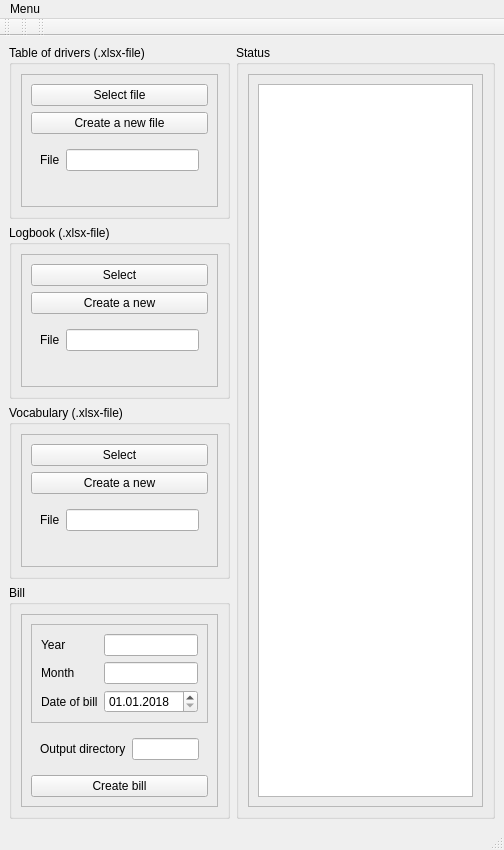
<?xml version="1.0" encoding="UTF-8"?>
<ui version="4.0">
 <class>MainWindow</class>
 <widget class="QMainWindow" name="MainWindow">
  <property name="geometry">
   <rect>
    <x>0</x>
    <y>0</y>
    <width>504</width>
    <height>850</height>
   </rect>
  </property>
  <property name="windowTitle">
   <string>MainWindow</string>
  </property>
  <widget class="QWidget" name="centralwidget">
   <layout class="QGridLayout" name="gridLayout_3">
    <item row="3" column="0">
     <widget class="QGroupBox" name="bill_box">
      <property name="title">
       <string>Bill</string>
      </property>
      <layout class="QHBoxLayout" name="horizontalLayout_2">
       <item>
        <widget class="QFrame" name="bill_frame">
         <property name="frameShape">
          <enum>QFrame::StyledPanel</enum>
         </property>
         <property name="frameShadow">
          <enum>QFrame::Raised</enum>
         </property>
         <layout class="QVBoxLayout" name="verticalLayout_2">
          <item>
           <widget class="QFrame" name="bill_frame_upper">
            <property name="frameShape">
             <enum>QFrame::StyledPanel</enum>
            </property>
            <property name="frameShadow">
             <enum>QFrame::Raised</enum>
            </property>
            <layout class="QFormLayout" name="formLayout">
             <item row="0" column="0">
              <widget class="QLabel" name="bill_year_label">
               <property name="text">
                <string>Year</string>
               </property>
              </widget>
             </item>
             <item row="0" column="1">
              <widget class="QLineEdit" name="bill_year_edit"/>
             </item>
             <item row="1" column="0">
              <widget class="QLabel" name="bill_month_label">
               <property name="text">
                <string>Month</string>
               </property>
              </widget>
             </item>
             <item row="1" column="1">
              <widget class="QLineEdit" name="bill_month_edit"/>
             </item>
             <item row="2" column="0">
              <widget class="QLabel" name="bill_date_label">
               <property name="text">
                <string>Date of bill</string>
               </property>
              </widget>
             </item>
             <item row="2" column="1">
              <widget class="QDateEdit" name="bill_date_edit">
               <property name="displayFormat">
                <string>dd.MM.yyyy</string>
               </property>
               <property name="date">
                <date>
                 <year>2018</year>
                 <month>1</month>
                 <day>1</day>
                </date>
               </property>
              </widget>
             </item>
            </layout>
           </widget>
          </item>
          <item>
           <widget class="QWidget" name="bill_out_widget" native="true">
            <layout class="QFormLayout" name="formLayout_5">
             <item row="0" column="0">
              <widget class="QLabel" name="bill_out_label">
               <property name="text">
                <string>Output directory</string>
               </property>
              </widget>
             </item>
             <item row="0" column="1">
              <widget class="QLineEdit" name="bill_out_edit"/>
             </item>
            </layout>
           </widget>
          </item>
          <item>
           <widget class="QPushButton" name="bill_create_button">
            <property name="text">
             <string>Create bill</string>
            </property>
           </widget>
          </item>
         </layout>
        </widget>
       </item>
      </layout>
     </widget>
    </item>
    <item row="0" column="2" rowspan="4">
     <widget class="QGroupBox" name="status_box">
      <property name="title">
       <string>Status</string>
      </property>
      <layout class="QHBoxLayout" name="horizontalLayout">
       <item>
        <widget class="QFrame" name="status_frame">
         <property name="frameShape">
          <enum>QFrame::StyledPanel</enum>
         </property>
         <property name="frameShadow">
          <enum>QFrame::Raised</enum>
         </property>
         <layout class="QHBoxLayout" name="horizontalLayout_4">
          <item>
           <widget class="QPlainTextEdit" name="plainTextEdit">
            <property name="readOnly">
             <bool>true</bool>
            </property>
           </widget>
          </item>
         </layout>
        </widget>
       </item>
      </layout>
     </widget>
    </item>
    <item row="0" column="0">
     <widget class="QGroupBox" name="table_box">
      <property name="title">
       <string>Table of drivers (.xlsx-file)</string>
      </property>
      <layout class="QGridLayout" name="gridLayout_2">
       <item row="0" column="0">
        <widget class="QFrame" name="table_frame">
         <property name="frameShape">
          <enum>QFrame::StyledPanel</enum>
         </property>
         <property name="frameShadow">
          <enum>QFrame::Raised</enum>
         </property>
         <layout class="QVBoxLayout" name="verticalLayout_3">
          <item>
           <widget class="QPushButton" name="table_select_button">
            <property name="text">
             <string>Select file</string>
            </property>
           </widget>
          </item>
          <item>
           <widget class="QPushButton" name="table_new_button">
            <property name="text">
             <string>Create a new file</string>
            </property>
           </widget>
          </item>
          <item>
           <widget class="QWidget" name="table_widget" native="true">
            <layout class="QFormLayout" name="formLayout_2">
             <item row="0" column="0">
              <widget class="QLabel" name="table_file_label">
               <property name="text">
                <string>File</string>
               </property>
              </widget>
             </item>
             <item row="0" column="1">
              <widget class="QLineEdit" name="table_file_edit"/>
             </item>
            </layout>
           </widget>
          </item>
         </layout>
        </widget>
       </item>
      </layout>
     </widget>
    </item>
    <item row="1" column="0">
     <widget class="QGroupBox" name="log_box">
      <property name="title">
       <string>Logbook (.xlsx-file)</string>
      </property>
      <layout class="QGridLayout" name="gridLayout">
       <item row="0" column="0">
        <widget class="QFrame" name="log_frame">
         <property name="frameShape">
          <enum>QFrame::StyledPanel</enum>
         </property>
         <property name="frameShadow">
          <enum>QFrame::Raised</enum>
         </property>
         <layout class="QVBoxLayout" name="verticalLayout_4">
          <item>
           <widget class="QPushButton" name="log_select_button">
            <property name="text">
             <string>Select</string>
            </property>
           </widget>
          </item>
          <item>
           <widget class="QPushButton" name="log_new_button">
            <property name="text">
             <string>Create a new</string>
            </property>
           </widget>
          </item>
          <item>
           <widget class="QWidget" name="log_file_widget" native="true">
            <layout class="QFormLayout" name="formLayout_3">
             <item row="0" column="0">
              <widget class="QLabel" name="log_file_label">
               <property name="text">
                <string>File</string>
               </property>
              </widget>
             </item>
             <item row="0" column="1">
              <widget class="QLineEdit" name="log_file_edit"/>
             </item>
            </layout>
           </widget>
          </item>
         </layout>
        </widget>
       </item>
      </layout>
     </widget>
    </item>
    <item row="2" column="0">
     <widget class="QGroupBox" name="vocab">
      <property name="title">
       <string>Vocabulary (.xlsx-file)</string>
      </property>
      <layout class="QHBoxLayout" name="horizontalLayout_5">
       <item>
        <widget class="QFrame" name="vocab_frame">
         <property name="frameShape">
          <enum>QFrame::StyledPanel</enum>
         </property>
         <property name="frameShadow">
          <enum>QFrame::Raised</enum>
         </property>
         <layout class="QVBoxLayout" name="verticalLayout">
          <item>
           <widget class="QPushButton" name="vocab_select_button">
            <property name="text">
             <string>Select</string>
            </property>
           </widget>
          </item>
          <item>
           <widget class="QPushButton" name="vocab_new_button">
            <property name="text">
             <string>Create a new</string>
            </property>
           </widget>
          </item>
          <item>
           <widget class="QWidget" name="vocab_file_widget" native="true">
            <layout class="QFormLayout" name="formLayout_4">
             <item row="0" column="0">
              <widget class="QLabel" name="vocab_file_label">
               <property name="text">
                <string>File</string>
               </property>
              </widget>
             </item>
             <item row="0" column="1">
              <widget class="QLineEdit" name="vocab_file_edit"/>
             </item>
            </layout>
           </widget>
          </item>
         </layout>
        </widget>
       </item>
      </layout>
     </widget>
    </item>
   </layout>
  </widget>
  <widget class="QMenuBar" name="menubar">
   <property name="geometry">
    <rect>
     <x>0</x>
     <y>0</y>
     <width>504</width>
     <height>25</height>
    </rect>
   </property>
   <widget class="QMenu" name="menuHelp">
    <property name="title">
     <string>Menu</string>
    </property>
    <addaction name="actionHelp"/>
   </widget>
   <addaction name="menuHelp"/>
  </widget>
  <widget class="QStatusBar" name="statusbar"/>
  <widget class="QToolBar" name="toolBar">
   <property name="windowTitle">
    <string>toolBar</string>
   </property>
   <attribute name="toolBarArea">
    <enum>TopToolBarArea</enum>
   </attribute>
   <attribute name="toolBarBreak">
    <bool>false</bool>
   </attribute>
  </widget>
  <widget class="QToolBar" name="toolBar_2">
   <property name="windowTitle">
    <string>toolBar_2</string>
   </property>
   <attribute name="toolBarArea">
    <enum>TopToolBarArea</enum>
   </attribute>
   <attribute name="toolBarBreak">
    <bool>false</bool>
   </attribute>
  </widget>
  <widget class="QToolBar" name="toolBar_3">
   <property name="windowTitle">
    <string>toolBar_3</string>
   </property>
   <attribute name="toolBarArea">
    <enum>TopToolBarArea</enum>
   </attribute>
   <attribute name="toolBarBreak">
    <bool>false</bool>
   </attribute>
  </widget>
  <action name="actionHelp">
   <property name="text">
    <string>Help</string>
   </property>
  </action>
 </widget>
 <resources/>
 <connections/>
</ui>
